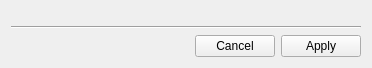
<?xml version="1.0" encoding="UTF-8"?>
<ui version="4.0">
 <class>InputDialog</class>
 <widget class="QWidget" name="InputDialog">
  <property name="geometry">
   <rect>
    <x>0</x>
    <y>0</y>
    <width>372</width>
    <height>68</height>
   </rect>
  </property>
  <property name="windowTitle">
   <string>Form</string>
  </property>
  <layout class="QVBoxLayout" name="verticalLayout">
   <item>
    <widget class="QWidget" name="centralWidget" native="true"/>
   </item>
   <item>
    <widget class="Line" name="line">
     <property name="orientation">
      <enum>Qt::Horizontal</enum>
     </property>
    </widget>
   </item>
   <item>
    <widget class="QDialogButtonBox" name="buttonBox">
     <property name="standardButtons">
      <set>QDialogButtonBox::Apply|QDialogButtonBox::Cancel</set>
     </property>
     <property name="centerButtons">
      <bool>false</bool>
     </property>
    </widget>
   </item>
  </layout>
 </widget>
 <resources/>
 <connections/>
</ui>
